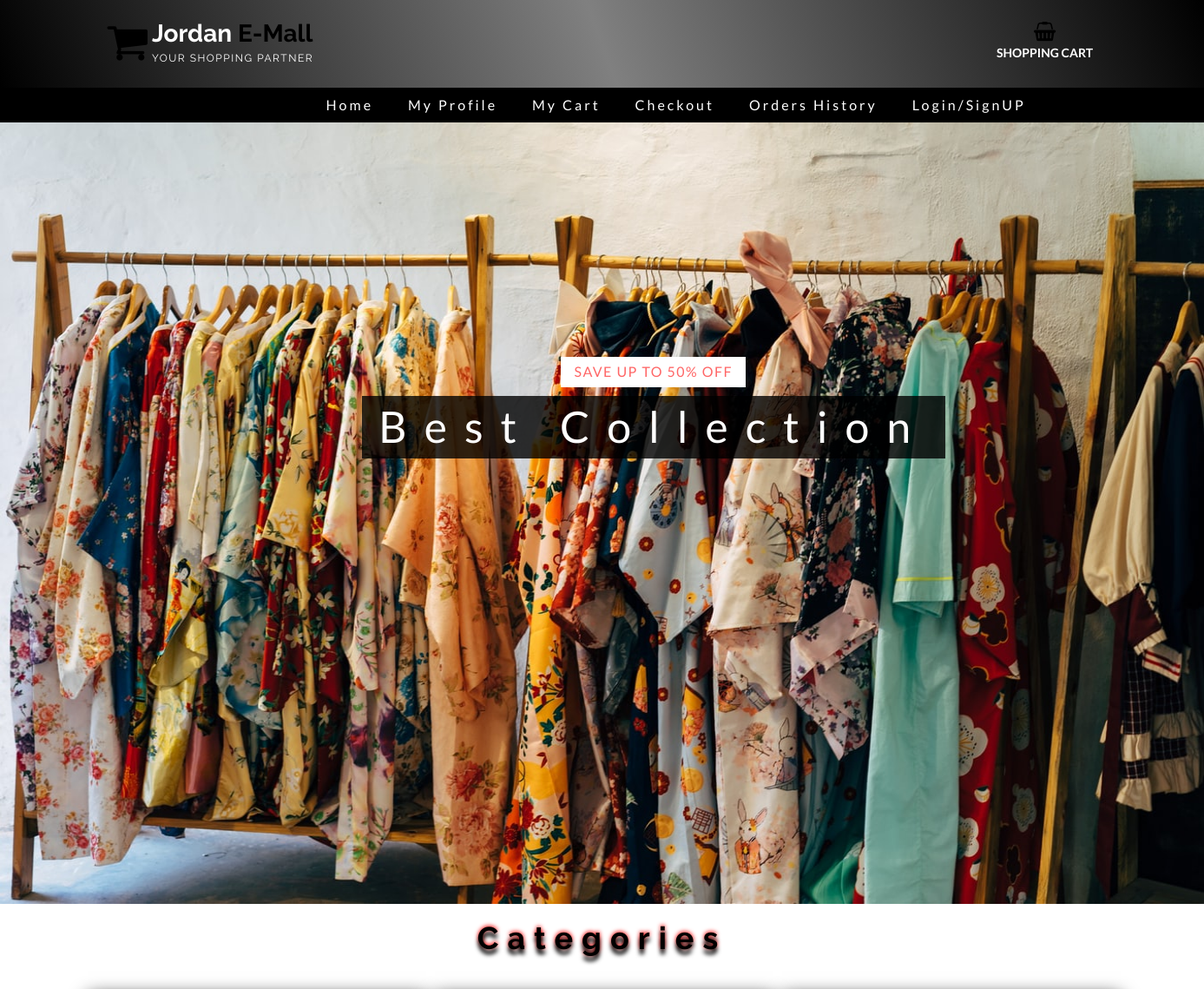
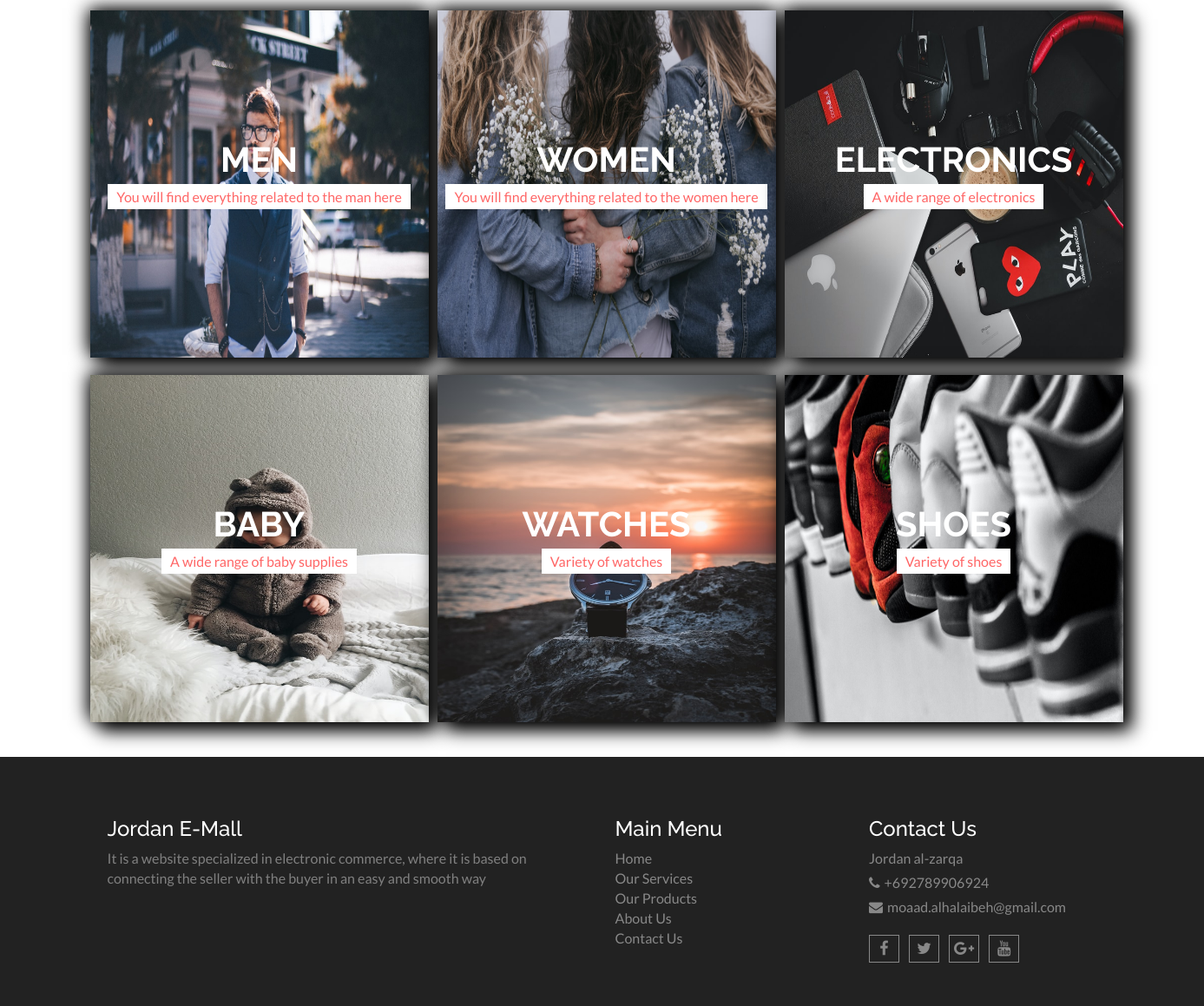
/Public/home.php, run on the app's committed database (2 pictures, top to bottom).
### tables this page shows
CREATE TABLE `category` (
  `cat_id` int(3) NOT NULL,
  `cat_name` varchar(50) NOT NULL,
  `cat_desc` text NOT NULL,
  `cat_image` text NOT NULL
);

### Public/dbclass.php (called while the page is built, shortened)
<?php
Class dbconnection{
	public $conn;
	public function openConnection(){
		$this->conn = mysqli_connect(DBSERVER,DBUSER,DBPASS,DBNAME);
		return $this->conn ? $this->conn : die("cannot connect to server");
	}
	public function performQuery($query){
		$result = mysqli_query($this->conn,$query);
		return $result ? $result : FALSE;
	}
	public function fetchAll($result){
		$rowSet = array();
		while ($row = mysqli_fetch_assoc($result)) {
			$rowSet[] = $row;
		}
		return count($rowSet) >= 1 ? $rowSet : FALSE;
	}
}

### Public/classes.php (called while the page is built, shortened)
<?php
require('dbclass.php');
class category extends dbconnection{
	public function readAll(){
		$query  = "SELECT * FROM category";
		$result = $this->performQuery($query);
		return $this->fetchAll($result);
	}
}
?>

### Public/home.php (the view, shortened to what this page needs)
<?php
include("headers.php");
$x=new category();
$data=$x->readAll();
?>
<section id="aa-slider">
    <div class="aa-slider-area">
      <div id="sequence" class="seq">
        <div class="seq-screen">
          <ul class="seq-canvas">
            <li>
              <div class="seq-model">
              </div>
              <div class="seq-title">
               <span class="small-span"data-seq style="margin-left:15%;">Save Up to 75% Off</span>
              </div>
            </li>
             <li>
              <div class="seq-model">
                <img data-seq src="img/collection.jpg" alt="Male Female slide img" />
              </div>
              <div class="seq-title">
                <span data-seq  class="small-span" style="margin-left:15%;">Save Up to 50% Off</span>
                <p data-seq>Best Collection</p>
              </div>
            </li>
          </ul>
        </div>
</section>
              <section id="aa-promo">
    <div class="container" style="text-align:center">
      <h1 style="font-weight:bold;letter-spacing:10px;text-shadow:0px 6px 5px black, 0px -1px 5px red;">Categories</h1>
      <div class="row">
          <div class="aa-promo-area">
            <div class="row">
                 <?php
                 foreach($data as $k=>$v){
                  echo "<div class='aa-single-promo-right'>";
                  echo "<div class='aa-promo-banner'>" ;
                  echo "<div class='aa-prom-content'>";
                  echo "<h4 class='category' style='color:black;'><a  href='Product.php?id={$v['cat_id']}'>{$v['cat_name']}</a></h4>";
                  echo "<span>{$v['cat_desc']}</span>";
                  echo "</div>";
                  echo "</div>";
                  echo "</div>";
                 }
                 ?>
              </div>
            </div>
          </div>
        </div>
  </section>
  <?php
  include("footer.php");
  ?>

### Public/css/theme-color/default-theme.css (style rules this page uses)
#aa-slider .aa-slider-area .seq-title span { color: #ff6666; }
#aa-promo .aa-promo-area .aa-promo-banner .aa-prom-content span { color: #ff6666; }

### Public/css/sequence-theme.modern-slide-in.css (style rules this page uses)
.seq { position: relative; background-position: 0% 100%; background-size: cover; height: 360px; width: 100%; max-width: 100%; overflow: hidden; margin: 0 auto; padding: 0; }
.seq .seq-screen, .seq .seq-canvas, .seq .seq-canvas > * { margin: 0; padding: 0; height: 100%; width: 100%; list-style: none; }
.seq .seq-canvas > * { position: absolute; }
.seq .seq-canvas { width: 100%; overflow: hidden; position: relative; display: block; margin: 0 auto; }
.seq .seq-model, .seq .seq-title { position: absolute; }
.seq .seq-title { bottom: 5%; margin: 0 2.5%; width: 95%; }
.seq .seq-model { bottom: 15%; height: 100%; width: 100%; max-height: 100%; }
.seq .seq-model img { max-height: 100%; display: block; height: 100%; width: auto; margin: 0 auto; opacity: 0; -webkit-transform: translate3d(60px, 0, 0); -ms-transform: translate3d(60px, 0, 0); transform: translate3d(60px, 0, 0); -webkit-transition-duration: .3s; transition-duration: .3s; -webkit-transition-properties: transform, opacity; transition-properties: transform, opacity; -webkit-transition-timing-function: ease-out !important; transition-timing-function: ease-out !important; }
.seq .seq-title h2, .seq .seq-title p { display: block; width: 98%; vertical-align: middle; text-align: center; margin: 0; opacity: 0; font-size: 16px; -webkit-transition-duration: .3s; transition-duration: .3s; -webkit-transition-properties: opacity; transition-properties: opacity; }
.seq .seq-title p { display: none; clear: left; }
.seq .seq-in .seq-model img { -webkit-transform: translate3d(0, 0, 0); -ms-transform: translate3d(0, 0, 0); transform: translate3d(0, 0, 0); opacity: 1; }
.seq .seq-in .seq-title h2, .seq .seq-in .seq-title p { opacity: 1; -webkit-transform: translate3d(0, 0, 0); -ms-transform: translate3d(0, 0, 0); transform: translate3d(0, 0, 0); }
@media only screen and (min-width: 640px) { .seq { position: relative; height: auto; height: 600px; max-height: 100%; min-height: 360px; background-position: 50% 100%; } }
@media only screen and (min-width: 640px) { .seq:before { display: none; content: ""; width: 100%; padding-top: 56.25%; } }
@media only screen and (min-width: 640px) { .seq .seq-screen { position: absolute; top: 0; left: 0; right: 0; bottom: 0; } }
@media only screen and (min-width: 640px) { .seq .seq-model, .seq .seq-title { display: inline-block; } }
@media only screen and (min-width: 640px) { .seq .seq-model { top: 0; bottom: 0; width: 100%; } }
@media only screen and (min-width: 640px) { .seq .seq-model img { float: right; opacity: 0; -webkit-transform: translate3d(60px, 0, 0); -ms-transform: translate3d(60px, 0, 0); transform: translate3d(60px, 0, 0); -webkit-transition-properties: transform, opacity; transition-properties: transform, opacity; } }
@media only screen and (min-width: 640px) { .seq .seq-title { bottom: 0; width: 40%; margin-right: 12.5%; } }
@media only screen and (min-width: 640px) { .seq .seq-title h2, .seq .seq-title p { display: inline-block; width: auto; margin: 0; opacity: 0; text-align: left; font-size: 18px; -webkit-transition-duration: .3s; transition-duration: .3s; -webkit-transition-properties: transform, opacity; transition-properties: transform, opacity; } }
@media only screen and (min-width: 640px) { .seq .seq-in .seq-model img { height: 100%; -webkit-transform: translate3d(0, 0, 0); -ms-transform: translate3d(0, 0, 0); transform: translate3d(0, 0, 0); opacity: 1; width: 100%; } }

### Public/headers.php (style rules this page uses)
body { color:black !important; }
#sequence { height:900px !important; }
.aa-promo-banner { width:32.5% !important; height:400px !important; float:left !important; margin:10px 0px 10px 10px !important; box-shadow:10px 10px 20px black,-3px -3px 20px black; }
.aa-promo-area { width:100% !important; }
.category { font-size:40px !important; }
.seq-title p { font-size:50px !important; letter-spacing:20px !important; margin-left:15% !important; color:white !important; background-color:rgb(0,0,0,0.8); }

### data on the page
category: cat_name "MEN", cat_desc "You will find everything related to the man here"
category: cat_name "WOMEN", cat_desc "You will find everything related to the women here"
category: cat_name "ELECTRONICS", cat_desc "A wide range of electronics"
category: cat_name "BABY", cat_desc "A wide range of baby supplies"
category: cat_name "WATCHES", cat_desc "Variety of watches"
category: cat_name "SHOES", cat_desc "Variety of shoes"
